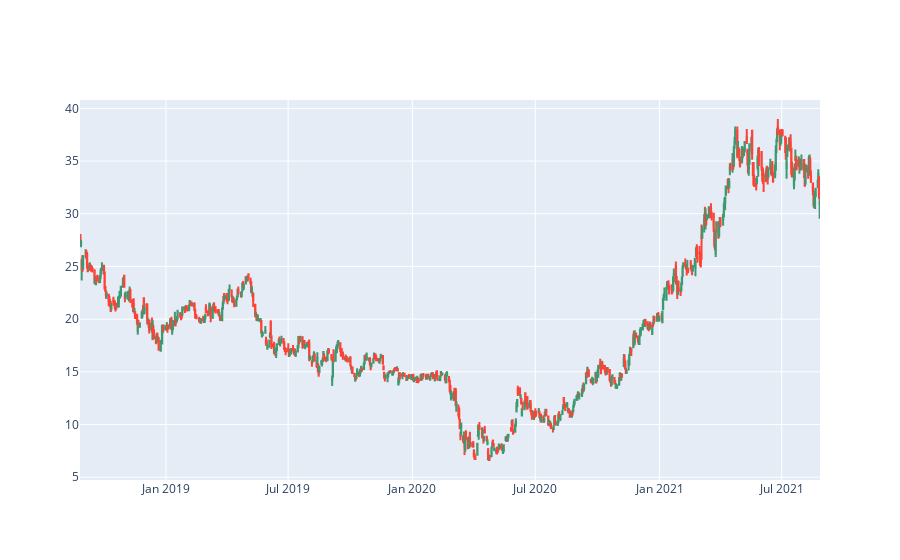

Here is the notebook cell this chart was saved with:
### Code cell
plot_price_history(stock_flat_df)

### Figure 1 — Plotly figure (JSON) as saved in the notebook; plotly's stock layout.template omitted (floating-point values rounded to 4 significant figures; data arrays with more than 128 entries replaced by an {"elided": "..."} marker saying what was removed)
{"data": [{"close": {"elided": "756 float values"}, "high": {"elided": "756 float values"}, "low": {"elided": "756 float values"}, "open": {"elided": "756 float values"}, "type": "candlestick", "x": {"elided": "756 str values"}}], "layout": {"xaxis": {"rangeslider": {"visible": false}}}}
